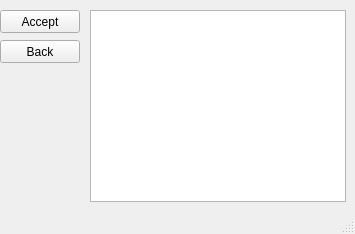
<?xml version="1.0" encoding="UTF-8"?>
<ui version="4.0">
 <class>MainWindow</class>
 <widget class="QMainWindow" name="MainWindow">
  <property name="geometry">
   <rect>
    <x>0</x>
    <y>0</y>
    <width>355</width>
    <height>234</height>
   </rect>
  </property>
  <property name="windowTitle">
   <string>MainWindow</string>
  </property>
  <widget class="QWidget" name="centralwidget">
   <widget class="QPushButton" name="accept_btn">
    <property name="geometry">
     <rect>
      <x>0</x>
      <y>10</y>
      <width>80</width>
      <height>23</height>
     </rect>
    </property>
    <property name="text">
     <string>Accept</string>
    </property>
   </widget>
   <widget class="QPushButton" name="back_btn">
    <property name="geometry">
     <rect>
      <x>0</x>
      <y>40</y>
      <width>80</width>
      <height>23</height>
     </rect>
    </property>
    <property name="text">
     <string>Back</string>
    </property>
   </widget>
   <widget class="QTableWidget" name="listView">
    <property name="geometry">
     <rect>
      <x>90</x>
      <y>10</y>
      <width>256</width>
      <height>192</height>
     </rect>
    </property>
   </widget>
  </widget>
  <widget class="QStatusBar" name="statusbar"/>
 </widget>
 <resources/>
 <connections/>
</ui>
